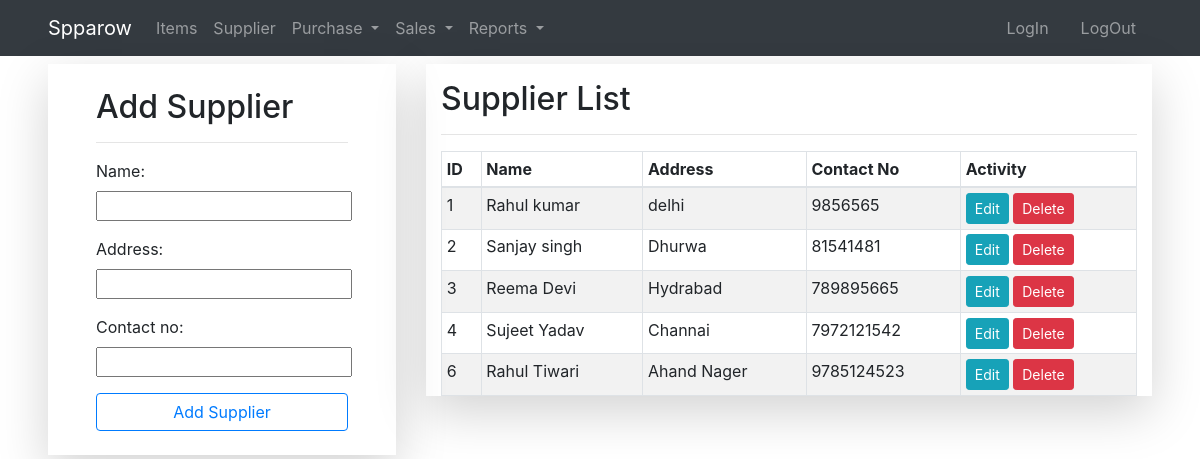
The app's page /supplier/ with its own data.
### inventry_app/models.py (models this page shows, shortened)
class Supplier(models.Model):
    name = models.CharField(max_length=100)
    address = models.CharField(max_length=255)
    contact_no = models.CharField(max_length=15)

### inventry_app/views.py (the view)
# urls.py: path('supplier/', views.supplier, name="supplier_mast"),
def supplier(request):
    supplier = Supplier.objects.all()
    if request.method == 'POST':
        form = SupplierForm(request.POST)
        if form.is_valid():
            form.save()
            return redirect('supplier_mast')
    else:
        form = SupplierForm()
    return render(request,
                  'dashboard/supplier_mast.html',
                  {'form':form,'supplier':supplier})

### inventry_app/forms.py
class SupplierForm(forms.ModelForm):
    class Meta:
        model = Supplier
        fields = ['name', 'address', 'contact_no']

### templates/dashboard/supplier_mast.html (shortened to what this page needs)
{% extends "partials/base.html" %}
{% block content %}
<div class="container-fruid pt-2 mx-lg-5">
    <div class="row">
        <div class="col-4">
            <div class="form-group shadow-lg">
                <form method="POST" class="as-table mx-4 p-4" id="item-form" style="display: visible;">
                <h2> Add Supplier</h2>
                <hr>
                {{ form.as_p }}
                <input type="submit" class=" btn btn-outline-primary form-control "
                 value="Add Supplier">
                </form>
            </div>
        </div>
        <div class="col-8">
            <div class="container-fluid pt-3 shadow-lg">
                <h2>Supplier List</h2>
                <hr>
                <table id="dtBasicExample" class="table table-striped table-bordered table-sm" cellspacing="0" width="100%">
                    <thead>
                     <tr>
                       <th class="th-sm">ID
                       </th>
                       <th class="th-sm">Name
                       </th>
                       <th class="th-sm">Address
                       </th>
                       <th class="th-sm">Contact No
                       </th>
                       <th class="th-sm">Activity
                       </th>
                     </tr>
                   </thead>
                   <tbody>
                       {% for i in supplier %}
                     <tr>
                       <td>{{i.id}}</td>
                       <td>{{i.name}}</td>
                       <td>{{i.address}}</td>
                       <td>{{i.contact_no}}</td>
                       <td>
                           <a class="btn btn-info btn-sm"
                           href="{% url 'edit_supplier' i.id %}" id="edit-btn">Edit</a>
                           <a class="btn btn-danger btn-sm"
                           href="{% url 'delete_supplier' i.id %}">Delete</a>
                       </td>
                     </tr>
                     {% endfor %}
                   </tbody>
                 </table>
    </div>
</div>
{% endblock content %}

### records on screen
Supplier: id "1", name "Rahul kumar", address "delhi", contact_no "9856565"
Supplier: id "2", name "Sanjay singh", address "Dhurwa", contact_no "81541481"
Supplier: id "3", name "Reema Devi", address "Hydrabad", contact_no "789895665"
Supplier: id "4", name "Sujeet Yadav", address "Channai", contact_no "7972121542"
Supplier: id "6", name "Rahul Tiwari", address "Ahand Nager", contact_no "9785124523"
